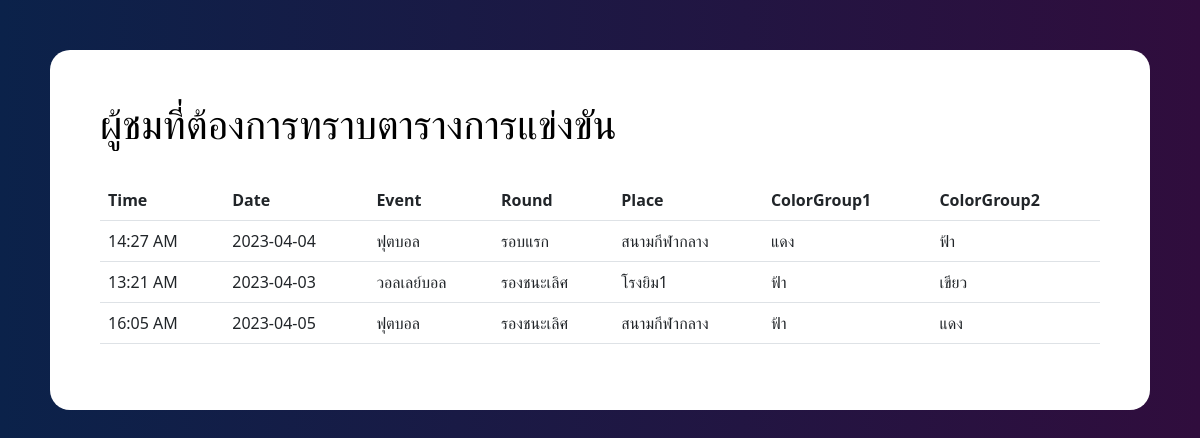
Screenshot of /match.php with the database file from the repository.
### tables this page shows
CREATE TABLE `schecdule` (
  `matchid` int(11) NOT NULL,
  `Time` varchar(50) NOT NULL,
  `Date` varchar(50) NOT NULL,
  `Event` varchar(50) NOT NULL,
  `Round` varchar(50) NOT NULL,
  `Place` varchar(50) NOT NULL,
  `ColorGroup1` varchar(50) NOT NULL,
  `ColorGroup2` varchar(50) NOT NULL
);

### match.php (the view, shortened to what this page needs)
<!DOCTYPE html>
<html lang="en">
<head>
    <link rel="stylesheet" href="style.css">
    <link href="https://cdn.jsdelivr.net/npm/bootstrap@5.2.3/dist/css/bootstrap.min.css" rel="stylesheet">
</head>
<body style="margin: 50px;">
    <div class="tablebody">
        <h1>ผู้ชมที่ต้องการทราบตารางการแข่งขัน </h1>
        <br>
        <table class="table">
            <thead>
                <tr>
                    <th>Time</th>
                    <th>Date</th>
                    <th>Event</th>
                    <th>Round</th>
                    <th>Place</th>
                    <th>ColorGroup1</th>
                    <th>ColorGroup2</th>
                </tr>
            </thead>
            <tbody>
                <?php
                $servername = "localhost";
                $username = "root";
                $password = "";
                $dbName = "final_project_v2";
                $conn = new mysqli($servername, $username, $password, $dbName);
                $sql = "SELECT * FROM `schecdule`;";
                $result = $conn->query($sql);
                while ($row = $result->fetch_assoc()) {
                    echo "<tr>
                    <td>" . $row["Time"], " AM" . "</td>
                    <td>" . $row["Date"] . "</td>
                    <td>" . $row["Event"] . "</td>
                    <td>" . $row["Round"] . "</td>
                    <td>" . $row["Place"] . "</td>
                    <td>" . $row["ColorGroup1"] . "</td>
                    <td>" . $row["ColorGroup2"] . "</td>
                </tr>";
                }
                ?>
            </tbody>
        </table>
    </div>
</body>
</html>

### style.css (style rules this page uses)
* { margin: 0; padding: 0; }
body { font-size: 120%; background: #ffffff; background: linear-gradient(to right, #0B224A, #300D3D); color: #ffff; font-family: 'Gill Sans', 'Gill Sans MT', Calibri, 'Trebuchet MS', sans-serif; }
.tablebody { padding: 50px; color: #000; background: #ffff; border-radius: 20px; }

### rows the page displays
schecdule: Time "14:27", Date "2023-04-04", Event "ฟุตบอล", Round "รอบแรก", Place "สนามกีฬากลาง", ColorGroup1 "แดง", ColorGroup2 "ฟ้า"
schecdule: Time "13:21", Date "2023-04-03", Event "วอลเลย์บอล", Round "รองชนะเลิศ", Place "โรงยิม1", ColorGroup1 "ฟ้า", ColorGroup2 "เขียว"
schecdule: Time "16:05", Date "2023-04-05", Event "ฟุตบอล", Round "รองชนะเลิศ", Place "สนามกีฬากลาง", ColorGroup1 "ฟ้า", ColorGroup2 "แดง"
